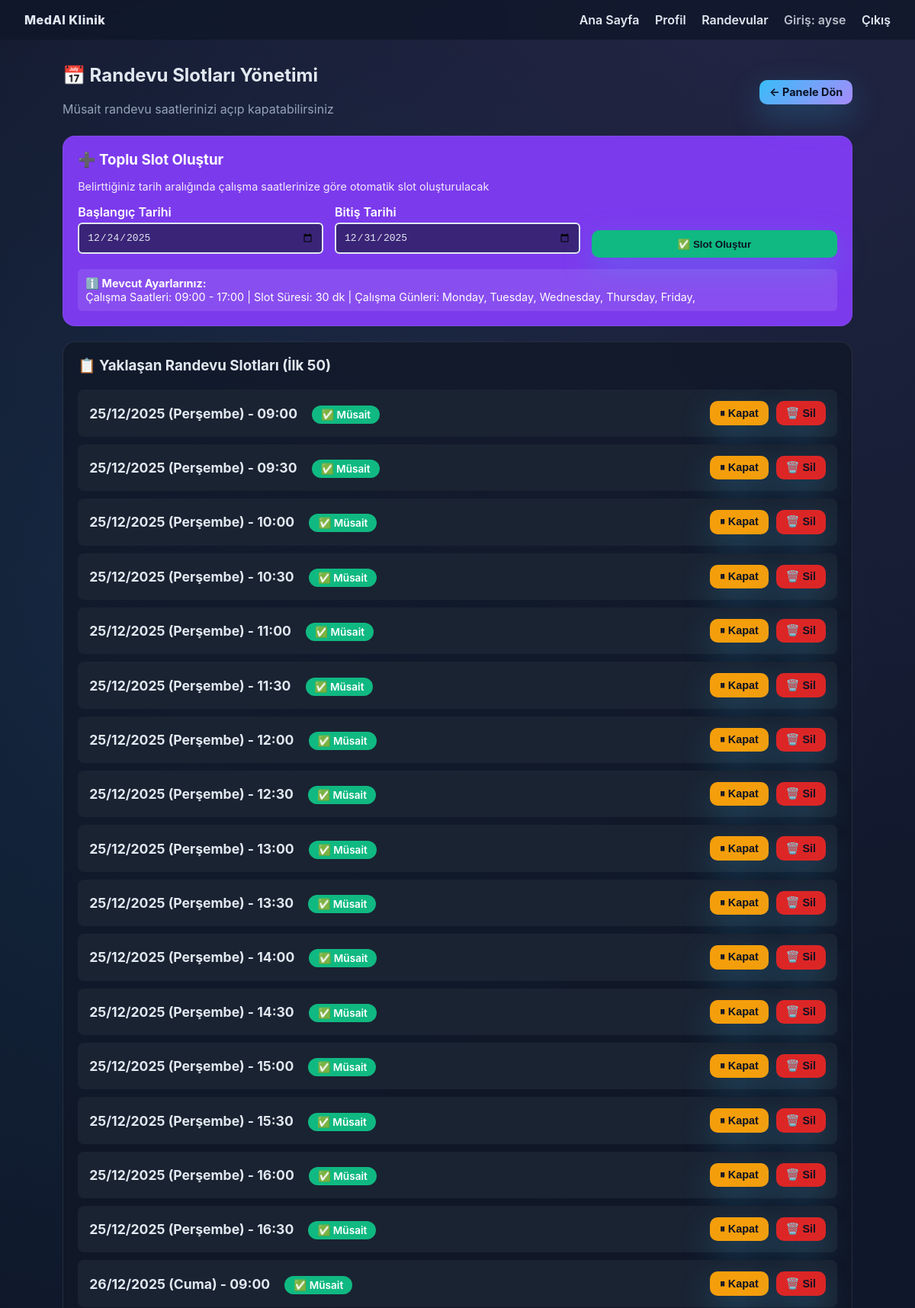
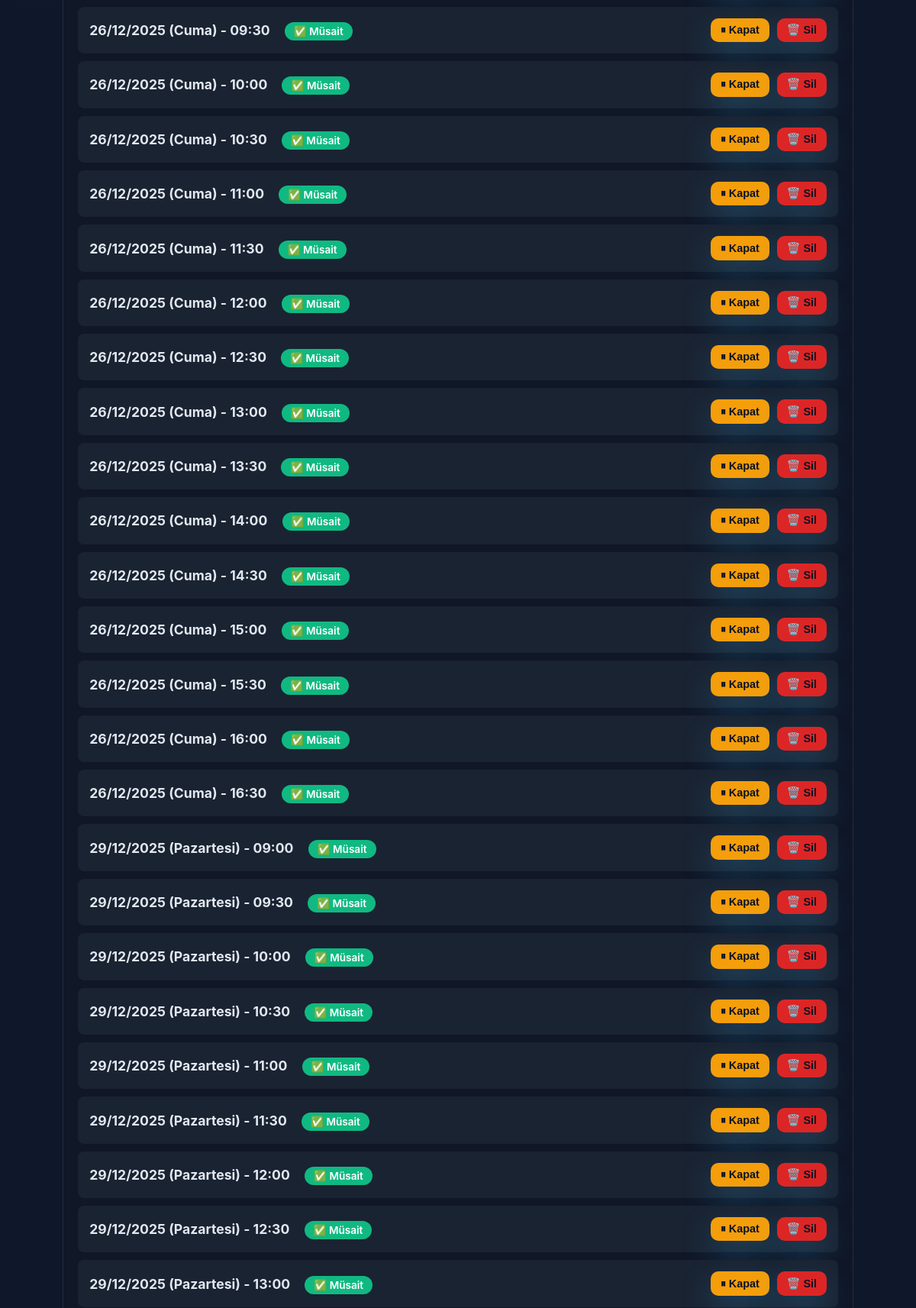
Screenshot of /doctors/manage-slots/ (signed in, upper part) with the database file from the repository (2 pictures, top to bottom).
### clinic/models.py (models this page shows, shortened)
class Doctor(models.Model):
    user = models.OneToOneField(User, on_delete=models.CASCADE, related_name="doctor_profile", null=True, blank=True)
    full_name = models.CharField(max_length=255)
    specialty = models.CharField(max_length=255)
    email = models.EmailField(blank=True)
    work_start_time = models.TimeField(default="09:00", help_text="Çalışma başlangıç saati")
    work_end_time = models.TimeField(default="17:00", help_text="Çalışma bitiş saati")
    slot_duration_minutes = models.IntegerField(default=30, help_text="Randevu süresi (dakika)")
    working_days = models.JSONField(default=dict, blank=True, help_text="Çalışılan günler")

class AppointmentSlot(models.Model):
    doctor = models.ForeignKey(Doctor, on_delete=models.CASCADE, related_name="available_slots")
    slot_datetime = models.DateTimeField(unique=True, help_text="Randevu slot zamanı")
    is_available = models.BooleanField(default=True, help_text="Slot müsait mi?")
    created_at = models.DateTimeField(auto_now_add=True)
    class Meta:
        ordering = ['slot_datetime']
        unique_together = [['doctor', 'slot_datetime']]

### clinic/views.py (the view, shortened to what this page needs)
# urls.py: path("doctors/manage-slots/", views.doctor_manage_slots, name="doctor_manage_slots"),
@login_required
def doctor_manage_slots(request):
    if not hasattr(request.user, 'doctor_profile'):
        messages.error(request, "Bu sayfaya erişim yetkiniz yok.")
        return redirect('home')
    doctor = request.user.doctor_profile
    from django.utils import timezone
    from datetime import timedelta
    now = timezone.now()
    AppointmentSlot.objects.filter(
        doctor=doctor,
        is_available=True,
        slot_datetime__lt=now
    ).update(is_available=False)
    slots = AppointmentSlot.objects.filter(
        doctor=doctor,
        slot_datetime__gte=now
    ).order_by('slot_datetime')[:50]  # İlk 50 slot
    return render(request, "doctor_manage_slots.html", {
        "doctor": doctor,
        "slots": slots,
    })

### clinic/context_processors.py (called while the page is built)
def language_processor(request):
    return {
        'language': request.session.get('language', 'tr')
    }

### templates/doctor_manage_slots.html (shortened to what this page needs)
{% extends "base.html" %}
{% block content %}
<div style="display: flex; justify-content: space-between; align-items: center; margin-bottom: 20px;">
    <div>
        <h2>📅 Randevu Slotları Yönetimi</h2>
        <p style="margin: 5px 0; color: #94a3b8;">Müsait randevu saatlerinizi açıp kapatabilirsiniz</p>
    </div>
    <a href="{% url 'doctor_detail' doctor.id %}" class="btn small">← Panele Dön</a>
</div>
<form method="post" class="card" style="background: #7c3aed; margin-bottom: 20px;">
    <h3 style="margin: 0 0 15px 0; color: white;">➕ Toplu Slot Oluştur</h3>
    <p style="margin: 0 0 15px 0; color: rgba(255,255,255,0.9); font-size: 0.9em;">
        Belirttiğiniz tarih aralığında çalışma saatlerinize göre otomatik slot oluşturulacak
    </p>
    <div style="display: grid; grid-template-columns: 1fr 1fr 1fr; gap: 15px; align-items: end;">
        <div>
            <label style="display: block; margin-bottom: 5px; font-weight: 600; color: white;">
                Başlangıç Tarihi
                <input type="date" name="start_date" required
                       min="{{ today }}"
                       style="width: 100%; padding: 10px; border-radius: 6px; border: 2px solid #e2e8f0; font-size: 1em;">
            </label>
        </div>
        <div>
            <label style="display: block; margin-bottom: 5px; font-weight: 600; color: white;">
                Bitiş Tarihi
                <input type="date" name="end_date" required
                       min="{{ today }}"
                       style="width: 100%; padding: 10px; border-radius: 6px; border: 2px solid #e2e8f0; font-size: 1em;">
            </label>
        </div>
        <button type="submit" class="btn" style="background: #10b981; margin: 0;">
            ✅ Slot Oluştur
        </button>
    </div>
    <div style="margin-top: 15px; padding: 10px; background: rgba(255,255,255,0.1); border-radius: 6px; font-size: 0.9em; color: white;">
        <strong>ℹ️ Mevcut Ayarlarınız:</strong><br>
        Çalışma Saatleri: {{ doctor.work_start_time|time:"H:i" }} - {{ doctor.work_end_time|time:"H:i" }} |
        Slot Süresi: {{ doctor.slot_duration_minutes }} dk |
        Çalışma Günleri:
        {% for day, is_working in doctor.working_days.items %}
            {% if is_working %}
                {{ day|title }}{% if not forloop.last %}, {% endif %}
            {% endif %}
        {% endfor %}
    </div>
</form>
<div class="card">
    <h3 style="margin: 0 0 20px 0;">📋 Yaklaşan Randevu Slotları (İlk 50)</h3>
    {% if slots %}
        <div style="display: grid; gap: 10px;">
            {% for slot in slots %}
                <div style="display: flex; justify-content: space-between; align-items: center;
                            padding: 15px; border-radius: 8px;
                            background: {% if slot.is_available %}#1a2332{% else %}#dc262633{% endif %};">
                    <div>
                        <strong style="font-size: 1.1em;">
                            {{ slot.slot_datetime|date:"d/m/Y (l)" }} - {{ slot.slot_datetime|time:"H:i" }}
                        </strong>
                        <span style="margin-left: 15px; padding: 4px 12px; border-radius: 12px; font-size: 0.85em; font-weight: 600;
                                     background: {% if slot.is_available %}#10b981{% else %}#dc2626{% endif %}; color: white;">
                            {% if slot.is_available %}✅ Müsait{% else %}❌ Kapalı{% endif %}
                        </span>
                    </div>
                    <div style="display: flex; gap: 10px;">
                        <form method="post" style="display: inline;">
                            <button type="submit" class="btn small"
                                    style="background: {% if slot.is_available %}#f59e0b{% else %}#10b981{% endif %};">
                                {% if slot.is_available %}⏸ Kapat{% else %}▶️ Aç{% endif %}
                            </button>
                        </form>
                        <form method="post" style="display: inline;" onsubmit="return confirm('Bu slotu silmek istediğinizden emin misiniz?');">
                            <button type="submit" class="btn small" style="background: #dc2626;">
                                🗑️ Sil
                            </button>
                        </form>
                    </div>
                </div>
            {% endfor %}
        </div>
    {% else %}
        <div style="text-align: center; padding: 40px; color: #94a3b8;">
            <p style="font-size: 1.2em; margin: 0;">Henüz randevu slotu oluşturmadınız</p>
            <p style="margin: 10px 0 0 0;">Yukarıdaki formu kullanarak slot oluşturabilirsiniz</p>
        </div>
    {% endif %}
</div>
{% endblock %}

### templates/base.html (shortened to what this page needs)
{% load static %}
<!DOCTYPE html>
<html lang="tr">
<head>
    <link rel="stylesheet" href="{% static 'style.css' %}">
</head>
<body>
<header class="topbar">
    <div class="brand">MedAI {% if language == 'en' %}Clinic{% else %}Klinik{% endif %}</div>
    <nav>
        <a href="{% url 'home' %}">{% if language == 'en' %}Home{% else %}Ana Sayfa{% endif %}</a>
        {% if user.is_authenticated %}
            {% if user.doctor_profile %}
                <a href="{% url 'doctor_profile' %}">{% if language == 'en' %}Profile{% else %}Profil{% endif %}</a>
                <a href="{% url 'doctor_list' %}">{% if language == 'en' %}Appointments{% else %}Randevular{% endif %}</a>
            {% elif user.patient_profile %}
                <a href="{% url 'patient_profile' %}">{% if language == 'en' %}Profile{% else %}Profil{% endif %}</a>
                <a href="{% url 'patient_dashboard' %}">{% if language == 'en' %}Appointments{% else %}Randevular{% endif %}</a>
            {% else %}
                <a href="{% url 'patient_dashboard' %}">{% if language == 'en' %}Patient{% else %}Hasta{% endif %}</a>
                <a href="{% url 'doctor_list' %}">{% if language == 'en' %}Doctor{% else %}Doktor{% endif %}</a>
            {% endif %}
            <span class="user-pill">{% if language == 'en' %}Logged in{% else %}Giriş{% endif %}: {{ user.username }}</span>
            <a href="{% url 'logout' %}">{% if language == 'en' %}Logout{% else %}Çıkış{% endif %}</a>
        {% else %}
            <a href="{% url 'patient_login' %}">{% if language == 'en' %}Patient Login{% else %}Hasta Girişi{% endif %}</a>
            <a href="{% url 'login' %}">{% if language == 'en' %}Doctor Login{% else %}Doktor Girişi{% endif %}</a>
        {% endif %}
    </nav>
</header>
<main class="container">
    {% block content %}{% endblock %}
</main>
</body>
</html>

### static/style.css (style rules this page uses)
:root { --bg: #0f172a; --card: #111827; --muted: #94a3b8; --primary: #38bdf8; --accent: #a78bfa; --text: #e2e8f0; --danger: #f87171; --warning: #facc15; --success: #34d399; font-family: "Inter", -apple-system, BlinkMacSystemFont, "Segoe UI", sans-serif; }
* { box-sizing: border-box; }
body { margin: 0; background: radial-gradient(circle at 20% 20%, rgba(56,189,248,0.1), transparent 25%), radial-gradient(circle at 80% 0%, rgba(167,139,250,0.12), transparent 30%), var(--bg); color: var(--text); }
.topbar { display: flex; justify-content: space-between; align-items: center; padding: 1rem 2rem; background: rgba(15,23,42,0.8); position: sticky; top: 0; backdrop-filter: blur(8px); }
.brand { font-weight: 800; letter-spacing: 0.5px; }
.topbar a, .topbar span.user-pill { color: var(--text); margin-left: 1rem; text-decoration: none; font-weight: 600; }
.user-pill { opacity: 0.8; }
.container { max-width: 1100px; margin: 0 auto; padding: 2rem; }
.btn { background: linear-gradient(135deg, var(--primary), var(--accent)); color: #0b1224; border: none; padding: 0.65rem 1rem; border-radius: 10px; font-weight: 700; cursor: pointer; text-decoration: none; display: inline-block; box-shadow: 0 15px 40px rgba(56,189,248,0.25); }
.btn.small { padding: 0.45rem 0.8rem; font-size: 0.9rem; }
h1, h2, h3 { margin-top: 0; }
p { color: var(--muted); }
.card, form.card { background: rgba(17,24,39,0.8); padding: 1.2rem; border-radius: 16px; border: 1px solid rgba(148,163,184,0.15); margin-bottom: 1rem; }
form label { display: block; margin-bottom: 0.6rem; color: var(--muted); }
form input, form textarea, form select { width: 100%; margin-top: 0.25rem; padding: 0.65rem 0.75rem; border-radius: 10px; border: 1px solid rgba(148,163,184,0.3); background: rgba(15,23,42,0.6); color: var(--text); }

### rows the page displays
Doctor: work_start_time "09:00", work_end_time "17:00", slot_duration_minutes "30"
AppointmentSlot: slot_datetime "25/12/2025 (Perşembe)", slot_datetime "09:00", is_available "✅ Müsait"
AppointmentSlot: slot_datetime "25/12/2025 (Perşembe)", slot_datetime "09:30", is_available "✅ Müsait"
AppointmentSlot: slot_datetime "25/12/2025 (Perşembe)", slot_datetime "10:00", is_available "✅ Müsait"
AppointmentSlot: slot_datetime "25/12/2025 (Perşembe)", slot_datetime "10:30", is_available "✅ Müsait"
AppointmentSlot: slot_datetime "25/12/2025 (Perşembe)", slot_datetime "11:00", is_available "✅ Müsait"
AppointmentSlot: slot_datetime "25/12/2025 (Perşembe)", slot_datetime "11:30", is_available "✅ Müsait"
AppointmentSlot: slot_datetime "25/12/2025 (Perşembe)", slot_datetime "12:00", is_available "✅ Müsait"
AppointmentSlot: slot_datetime "25/12/2025 (Perşembe)", slot_datetime "12:30", is_available "✅ Müsait"
AppointmentSlot: slot_datetime "25/12/2025 (Perşembe)", slot_datetime "13:00", is_available "✅ Müsait"
AppointmentSlot: slot_datetime "25/12/2025 (Perşembe)", slot_datetime "13:30", is_available "✅ Müsait"
AppointmentSlot: slot_datetime "25/12/2025 (Perşembe)", slot_datetime "14:00", is_available "✅ Müsait"
AppointmentSlot: slot_datetime "25/12/2025 (Perşembe)", slot_datetime "14:30", is_available "✅ Müsait"
AppointmentSlot: slot_datetime "25/12/2025 (Perşembe)", slot_datetime "15:00", is_available "✅ Müsait"
AppointmentSlot: slot_datetime "25/12/2025 (Perşembe)", slot_datetime "15:30", is_available "✅ Müsait"
AppointmentSlot: slot_datetime "25/12/2025 (Perşembe)", slot_datetime "16:00", is_available "✅ Müsait"
AppointmentSlot: slot_datetime "25/12/2025 (Perşembe)", slot_datetime "16:30", is_available "✅ Müsait"
AppointmentSlot: slot_datetime "26/12/2025 (Cuma)", slot_datetime "09:00", is_available "✅ Müsait"
AppointmentSlot: slot_datetime "26/12/2025 (Cuma)", slot_datetime "09:30", is_available "✅ Müsait"
AppointmentSlot: slot_datetime "26/12/2025 (Cuma)", slot_datetime "10:00", is_available "✅ Müsait"
AppointmentSlot: slot_datetime "26/12/2025 (Cuma)", slot_datetime "10:30", is_available "✅ Müsait"
AppointmentSlot: slot_datetime "26/12/2025 (Cuma)", slot_datetime "11:00", is_available "✅ Müsait"
AppointmentSlot: slot_datetime "26/12/2025 (Cuma)", slot_datetime "11:30", is_available "✅ Müsait"
AppointmentSlot: slot_datetime "26/12/2025 (Cuma)", slot_datetime "12:00", is_available "✅ Müsait"
AppointmentSlot: slot_datetime "26/12/2025 (Cuma)", slot_datetime "12:30", is_available "✅ Müsait"
AppointmentSlot: slot_datetime "26/12/2025 (Cuma)", slot_datetime "13:00", is_available "✅ Müsait"
AppointmentSlot: slot_datetime "26/12/2025 (Cuma)", slot_datetime "13:30", is_available "✅ Müsait"
AppointmentSlot: slot_datetime "26/12/2025 (Cuma)", slot_datetime "14:00", is_available "✅ Müsait"
AppointmentSlot: slot_datetime "26/12/2025 (Cuma)", slot_datetime "14:30", is_available "✅ Müsait"
AppointmentSlot: slot_datetime "26/12/2025 (Cuma)", slot_datetime "15:00", is_available "✅ Müsait"
AppointmentSlot: slot_datetime "26/12/2025 (Cuma)", slot_datetime "15:30", is_available "✅ Müsait"
AppointmentSlot: slot_datetime "26/12/2025 (Cuma)", slot_datetime "16:00", is_available "✅ Müsait"
AppointmentSlot: slot_datetime "26/12/2025 (Cuma)", slot_datetime "16:30", is_available "✅ Müsait"
AppointmentSlot: slot_datetime "29/12/2025 (Pazartesi)", slot_datetime "09:00", is_available "✅ Müsait"
AppointmentSlot: slot_datetime "29/12/2025 (Pazartesi)", slot_datetime "09:30", is_available "✅ Müsait"
AppointmentSlot: slot_datetime "29/12/2025 (Pazartesi)", slot_datetime "10:00", is_available "✅ Müsait"
AppointmentSlot: slot_datetime "29/12/2025 (Pazartesi)", slot_datetime "10:30", is_available "✅ Müsait"
AppointmentSlot: slot_datetime "29/12/2025 (Pazartesi)", slot_datetime "11:00", is_available "✅ Müsait"
AppointmentSlot: slot_datetime "29/12/2025 (Pazartesi)", slot_datetime "11:30", is_available "✅ Müsait"
AppointmentSlot: slot_datetime "29/12/2025 (Pazartesi)", slot_datetime "12:00", is_available "✅ Müsait"
AppointmentSlot: slot_datetime "29/12/2025 (Pazartesi)", slot_datetime "12:30", is_available "✅ Müsait"
AppointmentSlot: slot_datetime "29/12/2025 (Pazartesi)", slot_datetime "13:00", is_available "✅ Müsait"

### other values shown
{{ user.username }} "ayse"
{{ day|title }} "Monday" "Tuesday" "Wednesday" "Thursday" "Friday"
